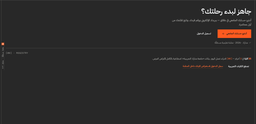
#> input picture audits/evidence/r324/cta-x14-1440-dark.png, 256 x 124 px, shrunk from 1440 x 699 before the run, found by its file name
$ python _round2_check2.py
#> lines starting #> are read from the running program, lines starting #| are printed output that depends on the picture
#!/usr/bin/env python3
"""R324 round-2 supplements: button label color in dark, map dark light-ink token, footer pure-black bbox."""
import os, json
from PIL import Image
from collections import Counter

D = "/home/z/my-project/madarek/audits/evidence/r324"
def lum(c):
    def f(v):
        v/=255.0
        return v/12.92 if v<=0.03928 else ((v+0.055)/1.055)**2.4
    return 0.2126*f(c[0])+0.7152*f(c[1])+0.0722*f(c[2])
def near(c,t,tol):
    return all(abs(c[i]-t[i])<=tol for i in range(3))

out={}

# 1) dark CTA button label color: bbox of ember pixels in cta-x14-1440-dark.png
im = Image.open(os.path.join(D,"cta-x14-1440-dark.png")).convert("RGB")
#> im is the input picture: PIL image 256x124 RGB; mean R, G, B 43.5, 42, 41.4
w,h = im.size; px = im.load()
#> after `w, h = im.size`: w = 256; h = 124
xs=[];ys=[]
for y in range(0,h,2):
    for x in range(0,w,2):
        c=px[x,y]
        if near(c,(255,90,31),25): xs.append(x); ys.append(y)
#> after the loop, xs = 57 values, max 250 at index 16, min 218 at index 0, mean 233.7; ys = 57 values from 30 to 36
if xs:
    x0,x1,y0,y1 = min(xs),max(xs),min(ys),max(ys)
#> x0 = 218; x1 = 250; y0 = 30; y1 = 36
    cnt=Counter()
    for y in range(y0,y1+1):
        for x in range(x0,x1+1):
            c=px[x,y]
            if not near(c,(255,90,31),30) and not near(c,(255,107,51),30):
                cnt[c]+=1
#> after the loop, cnt = 37 items
    out["darkBtn"]={"bbox":[x0,y0,x1,y1],"topNonBgColorsInBtn":cnt.most_common(6)}

# 2) same for light CTA button label
im = Image.open(os.path.join(D,"cta-x14-1440-light.png")).convert("RGB")
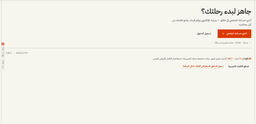
#> input picture audits/evidence/r324/cta-x14-1440-light.png, 256 x 124 px, shrunk from 1440 x 699 before the run, found by its file name
#> im is the input picture: PIL image 256x124 RGB; mean R, G, B 244.2, 242.6, 234.3
w,h=im.size; px=im.load()
xs=[];ys=[]
for y in range(0,h,2):
    for x in range(0,w,2):
        c=px[x,y]
        if near(c,(219,58,0),25): xs.append(x); ys.append(y)
#> after the loop, xs = 56 values, max 250 at index 15, min 218 at index 16, mean 234; ys = 56 values from 30 to 36
if xs:
    x0,x1,y0,y1=min(xs),max(xs),min(ys),max(ys)
    cnt=Counter()
    for y in range(y0,y1+1):
        for x in range(x0,x1+1):
            c=px[x,y]
            if not near(c,(219,58,0),30) and not near(c,(199,46,0),30):
                cnt[c]+=1
#> after the loop, cnt = 39 items
    out["lightBtn"]={"bbox":[x0,y0,x1,y1],"topNonBgColorsInBtn":cnt.most_common(6)}

# 3) light-ink token in post-X18 dark map stages + dark-ink in light stages
for fn in ["map-s2-1440-dark.png","map-s4-1440-dark.png","map-s6-1440-dark.png"]:
    im=Image.open(os.path.join(D,fn)).convert("RGB"); w,h=im.size; px=im.load()
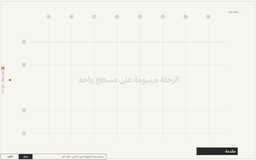
#> input picture audits/evidence/r324/map-s2-1440-dark.png, 256 x 160 px, shrunk from 1440 x 900 before the run, found by its file name
#> further down, im is the input picture: PIL image 256x160 RGB; mean R, G, B 243.1, 243, 235.2
#> after `w, h = im.size`: h = 160
    cnt=Counter()
    for y in range(0,h,3):
        for x in range(0,w,3):
            c=px[x,y]
            if lum(c)>0.5: cnt[c]+=1
    out[fn+"_lightInk"]=cnt.most_common(3)
for fn in ["map-s4-1440-light.png"]:
    im=Image.open(os.path.join(D,fn)).convert("RGB"); w,h=im.size; px=im.load()
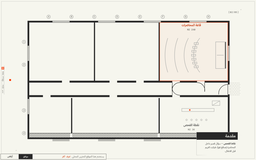
#> input picture audits/evidence/r324/map-s4-1440-light.png, 256 x 160 px, shrunk from 1440 x 900 before the run, found by its file name
#> further down, im is the input picture: PIL image 256x160 RGB; mean R, G, B 232.7, 231.7, 224
    cnt=Counter()
    for y in range(0,h,3):
        for x in range(0,w,3):
            c=px[x,y]
            if lum(c)<0.15: cnt[c]+=1
    out[fn+"_darkInk"]=cnt.most_common(3)

# 4) pure-black bbox in footer-x23-1440-light.png
#> (the run stopped early here; a loop or call above may not have finished)
